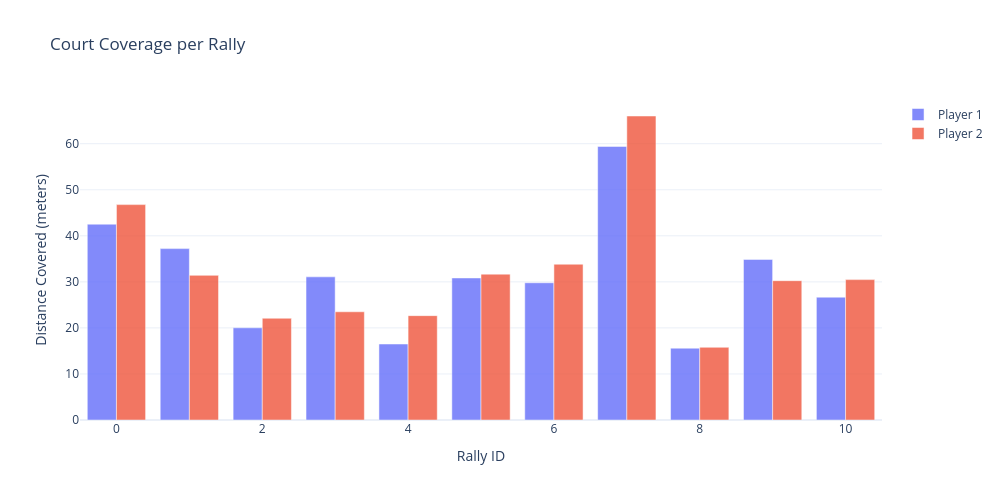

Notebook cell for this chart:
### Markdown cell above
## **1. Distance Covered Per Rally**

### Code cell
# Calculate distance moved between consecutive frames for each player
df_sorted = df.sort_values(['rally_id', 'timestamp'])

# Player 1 distance calculation
df_sorted['p1_distance'] = np.sqrt(
    (df_sorted['player_1_x_meter'].diff())**2 + 
    (df_sorted['player_1_y_meter'].diff())**2
)

# Player 2 distance calculation
df_sorted['p2_distance'] = np.sqrt(
    (df_sorted['player_2_x_meter'].diff())**2 + 
    (df_sorted['player_2_y_meter'].diff())**2
)

# Reset distance to 0 when rally changes (diff() carries over between rallies)
df_sorted.loc[df_sorted['rally_id'] != df_sorted['rally_id'].shift(), 'p1_distance'] = 0
df_sorted.loc[df_sorted['rally_id'] != df_sorted['rally_id'].shift(), 'p2_distance'] = 0

# Group by rally and sum distances
rally_coverage = df_sorted.groupby('rally_id').agg({
    'p1_distance': 'sum',
    'p2_distance': 'sum'
}).reset_index()

rally_coverage.columns = ['rally_id', 'p1_total_distance', 'p2_total_distance']

print(rally_coverage)

# Visualization - comparison of coverage per rally using Plotly
fig = go.Figure()

fig.add_trace(go.Bar(
    x=rally_coverage['rally_id'],
    y=rally_coverage['p1_total_distance'],
    name='Player 1',
    marker_color='#636EFA',
    opacity=0.8
))

fig.add_trace(go.Bar(
    x=rally_coverage['rally_id'],
    y=rally_coverage['p2_total_distance'],
    name='Player 2',
    marker_color='#EF553B',
    opacity=0.8
))

fig.update_layout(
    title='Court Coverage per Rally',
    xaxis_title='Rally ID',
    yaxis_title='Distance Covered (meters)',
    barmode='group',
    template='plotly_white',
    height=500,
    width=1000
)

fig.show()

# Summary statistics
print(f"\nPlayer 1 - Avg coverage per rally: {rally_coverage['p1_total_distance'].mean():.2f}m")
print(f"Player 2 - Avg coverage per rally: {rally_coverage['p2_total_distance'].mean():.2f}m")

### Figure 1 — Plotly figure (JSON) as saved in the notebook; plotly's stock layout.template omitted (floating-point values rounded to 4 significant figures)
{"data": [{"marker": {"color": "#636EFA"}, "name": "Player 1", "opacity": 0.8, "type": "bar", "x": [0, 1, 2, 3, 4, 5, 6, 7, 8, 9, 10], "y": [42.53, 37.22, 20.02, 31.09, 16.5, 30.85, 29.81, 59.41, 15.6, 34.88, 26.68]}, {"marker": {"color": "#EF553B"}, "name": "Player 2", "opacity": 0.8, "type": "bar", "x": [0, 1, 2, 3, 4, 5, 6, 7, 8, 9, 10], "y": [46.77, 31.41, 22.1, 23.5, 22.67, 31.67, 33.83, 66.02, 15.79, 30.25, 30.49]}], "layout": {"barmode": "group", "height": 500, "title": {"text": "Court Coverage per Rally"}, "width": 1000, "xaxis": {"title": {"text": "Rally ID"}}, "yaxis": {"title": {"text": "Distance Covered (meters)"}}}}
